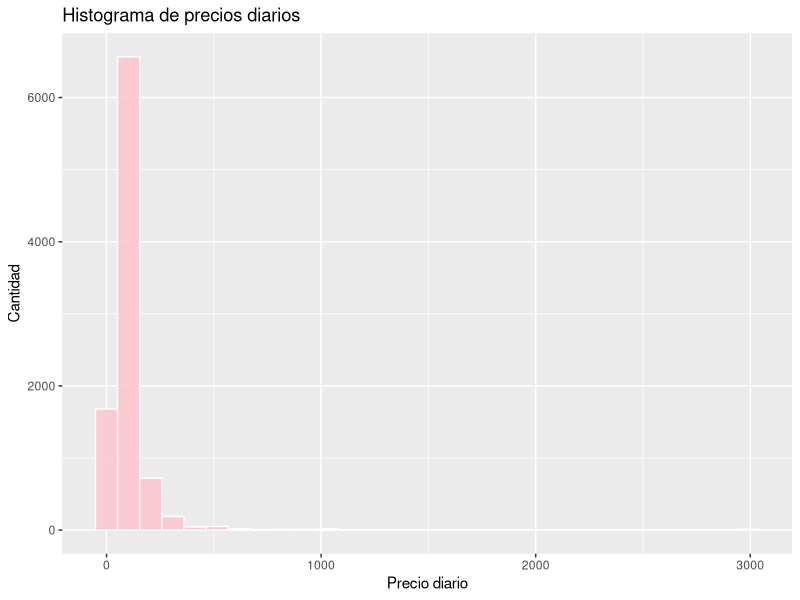
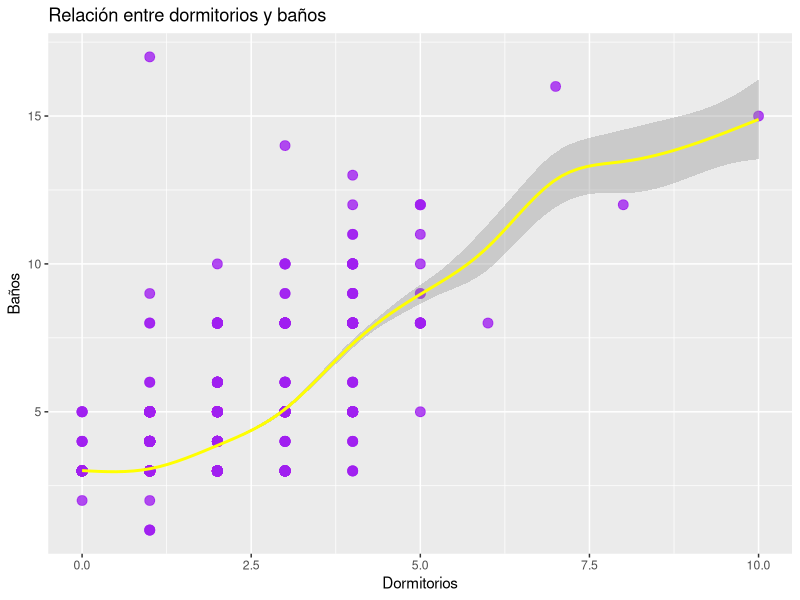
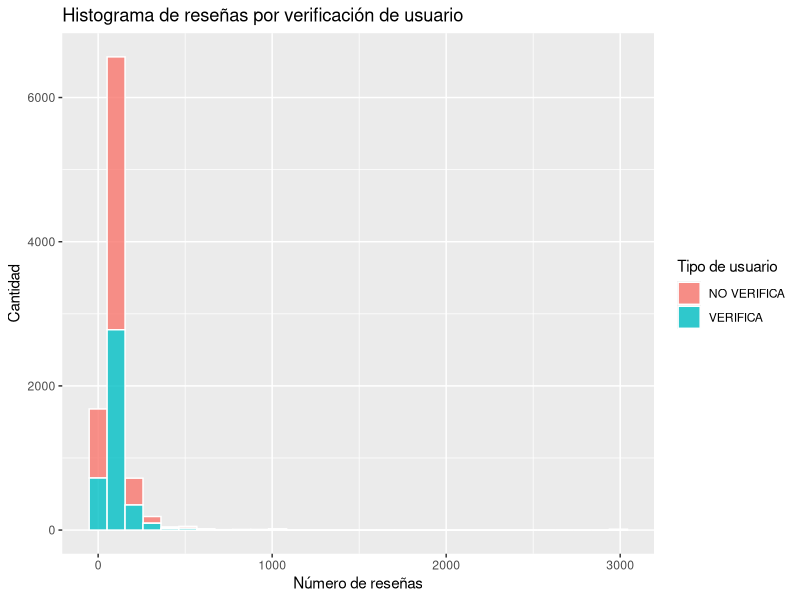
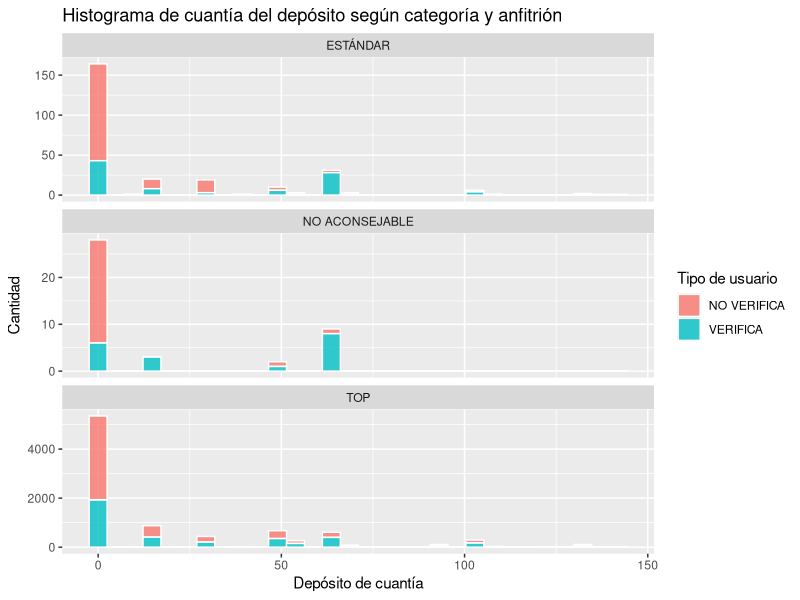

Source code (R) for these figures, in order:
## ---- chunk 1

#install.packages("dplyr")
#install.packages("tidyr")
#install.packages("ggplot2")

library(dplyr)
library(tidyr)
library(ggplot2)

## ---- chunk 2
df <- read.csv("Airbnb_Milan.csv")
head(df,10)
## ---- chunk 3

df <- subset(df, select=c("host_is_superhost",
                          "host_identity_verified", 
                          "bathrooms",
                          "bedrooms",
                          "daily_price",
                          "security_deposit",
                          "minimum_nights",
                          "number_of_reviews",
                          "review_scores_rating"))
head(df,10)

## ---- chunk 4

df$host_is_superhost <- recode(df$host_is_superhost, `0` = "NO", `1` = "SI")
df$host_is_superhost <- as.factor(df$host_is_superhost)
head(df,10)
class(df$host_is_superhost)

## ---- chunk 5

df$host_identity_verified <- recode(df$host_identity_verified, `0` = "NO VERIFICA", `1` = "VERIFICA")
df$host_identity_verified <- as.factor(df$host_identity_verified)
head(df,10)
class(df$host_identity_verified)

## ---- chunk 6

summary(df)

## ---- chunk 7

df_filtrado <- filter(df, minimum_nights<=7)
head(df_filtrado,10)

## ---- chunk 8

df %>% group_by(host_identity_verified) %>% summarise(precio_medio=mean(daily_price))

## ---- chunk 9

df %>% group_by(host_is_superhost) %>% summarise(number_of_reviews=n())

## ---- chunk 10

df %>% group_by(host_is_superhost) %>% summarise(number_of_reviews=n(), review_scores_rating=mean(review_scores_rating))

## ---- chunk 11

df <- mutate(df, categoria = case_when(
        between(df$review_scores_rating, 0, 49) ~ "NO ACONSEJABLE",
        between(df$review_scores_rating, 50, 75) ~ "ESTÁNDAR",
        between(df$review_scores_rating, 76, 100) ~ "TOP"
      ))

head(df,10)

## ---- chunk 12

table(df$categoria)

## ---- chunk 13

ggplot(df) + 
geom_histogram(
  mapping = aes(daily_price),
  colour = "white",
  fill = "pink",
  alpha = 0.8
) + ggtitle("Histograma de precios diarios") +
xlab("Precio diario") +
ylab("Cantidad")

## ---- chunk 14

ggplot(df) +
geom_point(
  mapping = aes(x=bedrooms, y=bathrooms),
  colour = "purple",
  size = 3,
  alpha = 0.8
) + ggtitle("Relación entre dormitorios y baños") +
xlab("Dormitorios") +
ylab("Baños") +
geom_smooth(aes(bedrooms, bathrooms),
            colour = "yellow")


## ---- chunk 15

ggplot(df) + 
geom_histogram(
  mapping = aes(daily_price, fill = host_identity_verified),
  colour = "white",
  alpha = 0.8
) + ggtitle("Histograma de reseñas por verificación de usuario") +
xlab("Número de reseñas") +
ylab("Cantidad") +
scale_fill_discrete(name = "Tipo de usuario")

## ---- chunk 16

ggplot(df) + 
geom_histogram(
  mapping = aes(security_deposit, fill = host_identity_verified),
  colour = "white",
  alpha = 0.8
) + facet_wrap(~categoria, ncol = 1, scales = "free_y") +
ggtitle("Histograma de cuantía del depósito según categoría y anfitrión") +
xlab("Depósito de cuantía") +
ylab("Cantidad") +
scale_fill_discrete(name = "Tipo de usuario") 


